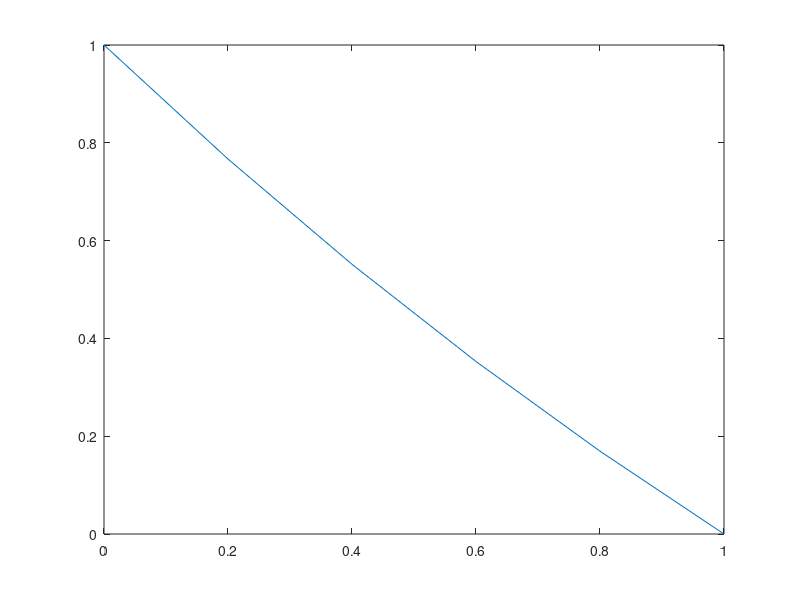

This figure's MATLAB source:
clear all
clc
x=linspace(0,1,6)
e=input('Enter the value of epsilon')
v=exp((-2*x/e))-exp(-2/e);
w=1-exp(-2/e);
u=v/w;
plot(x,u)
